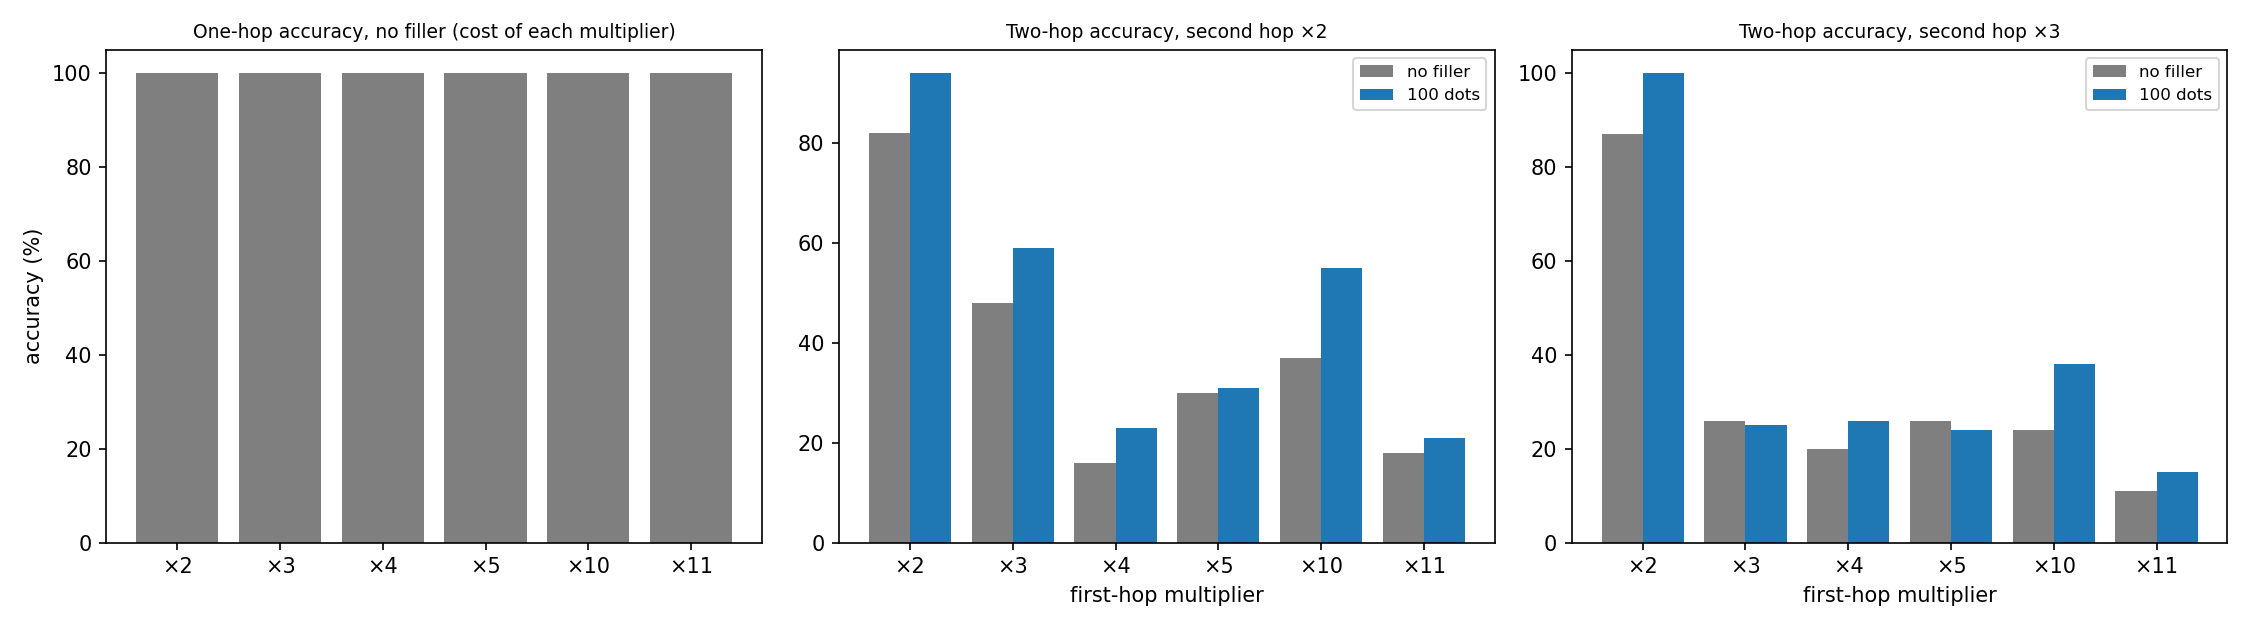

Python code for this plot:
"""Follow-up: does the cost of the first hop, measured on its own, predict whether filler helps?

Run: python scripts/followup_hopcost.py
Design and pre-registered criteria: notes/followup.md ("Hop-cost experiment").
1. one-hop items (c*x +/- k of a literal), c in {2,3,4,5,10,11}, no filler  -> cost per multiplier
2. two-hop items, c1 in {2,3,4,5,10,11} x c2 in {2,3}, no filler vs 100 dots
3. symbolic wording ("3·zab + 14"), c1 in {2,3,4,10} x c2 in {2,3}, plus one-hop symbolic
Greedy, 10-shot, V4 Flash. Writes data/tasks/hopcost_items.jsonl, data/results/followup_hopcost.jsonl /
.json and scripts/followup_hopcost.png.
"""
import json
import random
import sys
from pathlib import Path

import matplotlib
matplotlib.use("Agg")
import matplotlib.pyplot as plt
import numpy as np
import pandas as pd
from scipy.stats import spearmanr

ROOT = Path(__file__).resolve().parents[1]
sys.path.insert(0, str(Path(__file__).parent))
sys.path.insert(0, str(ROOT / "vendor/filler-token-reasoning/scripts"))
import api
from data.generate_varbind_dataset import load_real_words, make_fake_term
from prompts import SYSTEM, make_filler, parse_answer, user_turn

SEED = 20261004
WORD = {2: "twice", 3: "three times", 4: "four times", 5: "five times", 10: "ten times", 11: "eleven times"}
MULTS, MULTS_SYM, C2S = [2, 3, 4, 5, 10, 11], [2, 3, 4, 10], [2, 3]
N_FEW = 10
SYSTEM_SYM = SYSTEM.replace("(for example 'twice the number for X plus 3')", "(for example '2·X + 3')")
USD_PER_PROMPT_TOKEN = 0.14e-6
rng = random.Random(SEED)
words = load_real_words()
assert words


def expr(c, ref, op, k, wording):
    return f"{WORD[c]} the number for {ref} {op} {k}" if wording == "words" else f"{c}·{ref} {'+' if op == 'plus' else '-'} {k}"


def derive(c, v):
    """Pick op and constant so that c*v +/- k is non-negative."""
    while True:
        op, k = rng.choice(["plus", "minus"]), rng.randint(1, 50)
        val = c * v + k if op == "plus" else c * v - k
        if val >= 0:
            return op, k, val


def make_item(hops, c1, c2, mults, wording):
    """5 variables: x literal, (two-hop: y derived from x), distractors; random topological order."""
    names, terms = set(), []
    new = lambda: (lambda t: (names.add(t), t)[1])(make_fake_term(words, rng, names))
    x = {"name": new(), "value": rng.randint(10, 99), "def": None, "dep": None}
    x["def"] = x["value"]
    terms.append(x)
    if hops == 2:
        op1, k1, yv = derive(c1, x["value"])
        y = {"name": new(), "value": yv, "def": expr(c1, x["name"], op1, k1, wording), "dep": x["name"]}
        terms.append(y)
    while len(terms) < 5:
        if rng.random() < 0.4:
            v = rng.randint(10, 99)
            terms.append({"name": new(), "value": v, "def": v, "dep": None})
        else:
            ref, c = rng.choice(terms), rng.choice(mults)
            op, k, v = derive(c, ref["value"])
            terms.append({"name": new(), "value": v, "def": expr(c, ref["name"], op, k, wording), "dep": ref["name"]})
    target = terms[1] if hops == 2 else x
    cq = c2 if hops == 2 else c1
    opq, kq, ans = derive(cq, target["value"])
    q = f"What is {expr(cq, target['name'], opq, kq, wording)}?"
    order, done = [], set()
    while len(order) < len(terms):  # random order with every reference defined first
        t = rng.choice([t for t in terms if t["name"] not in done and (t["dep"] is None or t["dep"] in done)])
        order.append(t)
        done.add(t["name"])
    return {"definitions": [[t["name"], t["def"]] for t in order], "question": q, "answer": ans, "hops": hops,
            "c1": c1, "c2": c2 if hops == 2 else None, "wording": wording, "x": x["value"], "y": terms[1]["value"] if hops == 2 else None}


# variant -> (hops, multipliers, wording, items per cell)
VARIANTS = {"one-hop, words": (1, MULTS, "words", 100), "two-hop, words": (2, MULTS, "words", 100),
            "one-hop, symbolic": (1, MULTS_SYM, "symbolic", 50), "two-hop, symbolic": (2, MULTS_SYM, "symbolic", 50)}
items, few = [], {}
for vname, (hops, mults, wording, n) in VARIANTS.items():
    few[vname] = [make_item(hops, rng.choice(mults), rng.choice(C2S), mults, wording) for _ in range(N_FEW)]
    for c1 in mults:
        for c2 in (C2S if hops == 2 else [None]):
            for _ in range(n):
                items.append({"id": len(items), "variant": vname, **make_item(hops, c1, c2, mults, wording)})
with open(ROOT / "data/tasks/hopcost_items.jsonl", "w") as f:
    f.writelines(json.dumps(it, ensure_ascii=False) + "\n" for it in items)
json.dump(few, open(ROOT / "data/tasks/hopcost_fewshot.json", "w"), ensure_ascii=False, indent=1)


def messages(it, k):
    filler = make_filler("dots", k)
    msgs = [{"role": "system", "content": SYSTEM if it["wording"] == "words" else SYSTEM_SYM}]
    for fs in few[it["variant"]]:
        msgs.append({"role": "user", "content": user_turn(fs, filler)})
        msgs.append({"role": "assistant", "content": str(fs["answer"])})
    msgs.append({"role": "user", "content": user_turn(it, filler)})
    return msgs


reqs, meta = [], []
for it in items:
    for k in ([0, 100] if it["hops"] == 2 else [0]):
        reqs.append({"messages": messages(it, k)})
        meta.append((it, k))
projected = sum(len(json.dumps(r["messages"])) / 2.5 for r in reqs) * USD_PER_PROMPT_TOKEN
print(f"{len(items)} items, {len(reqs)} calls, projected <= ${projected:.2f}", flush=True)
resps = api.chat_many(reqs, temperature=0.0, max_tokens=10, tag="followup_hopcost", projected_usd=projected)

rows = []
with open(ROOT / "data/results/followup_hopcost.jsonl", "w") as f:
    for (it, k), r in zip(meta, resps):
        text = api.text_of(r)
        ans = parse_answer(text)
        assert not api.has_reasoning(r)
        row = {"id": it["id"], "variant": it["variant"], "c1": it["c1"], "c2": it["c2"], "k": k, "response": text, "parsed": ans,
               "answer": it["answer"], "correct": ans == it["answer"]}
        rows.append(row)
        f.write(json.dumps({**row, "temperature": 0.0, "max_tokens": 10, "usage": r["usage"]}, ensure_ascii=False) + "\n")
df = pd.DataFrame(rows)
out = {"parse_rate": df.groupby("variant").parsed.apply(lambda s: float(s.notna().mean())).to_dict()}
print("parse rate by variant:", {k: round(v, 3) for k, v in out["parse_rate"].items()})
se = lambda p, n: (p * (1 - p) / n) ** 0.5

# ---- 1. one-hop cost ----
print("\n=== 1. one-hop accuracy without filler (the cost measure) ===")
one = {}
for wording in ["words", "symbolic"]:
    d = df[df.variant == f"one-hop, {wording}"]
    one[wording] = d.groupby("c1").correct.mean()
    print(f"{wording}: " + " | ".join(f"x{c}: {a:.0%}" for c, a in one[wording].items()) + f"   (n = {int(d.groupby('c1').size().iloc[0])} each)")
out["one_hop_accuracy"] = {w: {int(c): float(a) for c, a in s.items()} for w, s in one.items()}

# ---- 2. two-hop by cell ----
out["two_hop"], out["criteria"] = {}, {}
fixes = {}
for wording in ["words", "symbolic"]:
    d = df[df.variant == f"two-hop, {wording}"]
    acc = d.pivot_table(index=["c1", "c2"], columns="k", values="correct", aggfunc="mean")
    n = int(d[d.k == 0].groupby(["c1", "c2"]).size().iloc[0])
    acc["fixability"] = 1 - (1 - acc[100]) / (1 - acc[0]).clip(lower=1e-9)
    acc["one-hop acc"] = [one[wording][c1] for c1, _ in acc.index]
    fixes[wording] = acc
    print(f"\n=== 2. two-hop, {wording} wording ({n} items per cell): accuracy without filler -> with 100 dots ===")
    for (c1, c2), r in acc.iterrows():
        print(f"  c1 = {c1:2d}, c2 = {c2}: {r[0]:.0%} -> {r[100]:.0%} ({100 * (r[100] - r[0]):+.0f} pts) | share of errors removed {r['fixability']:+.0%} | one-hop x{c1}: {r['one-hop acc']:.0%}")
    out["two_hop"][wording] = {f"c1={c1},c2={c2}": {"k0": float(r[0]), "k100": float(r[100]), "fixability": float(r["fixability"]), "n": n} for (c1, c2), r in acc.iterrows()}
    by_c1 = d.pivot_table(index="c1", columns="k", values="correct", aggfunc="mean")
    print("  averaged over c2: " + " | ".join(f"x{c}: {r[0]:.0%} -> {r[100]:.0%}" for c, r in by_c1.iterrows()))
    out["two_hop"][wording]["by_c1"] = {int(c): {"k0": float(r[0]), "k100": float(r[100])} for c, r in by_c1.iterrows()}

# ---- criteria ----
acc = fixes["words"]
print("\n=== pre-registered criteria ===")
for c2 in C2S:
    s = acc.xs(c2, level="c2")
    r_fix = spearmanr(1 - s["one-hop acc"], s["fixability"])[0]
    r_base = spearmanr(1 - s["one-hop acc"], 1 - s[0])[0]
    out["criteria"][f"c2={c2}"] = {"spearman_cost_vs_fixability": float(r_fix), "spearman_cost_vs_baseline_error": float(r_base)}
    print(f"c2 = {c2}: Spearman(one-hop error, fixability) = {r_fix:+.2f} | Spearman(one-hop error, two-hop no-filler error) = {r_base:+.2f}")
rf = [out["criteria"][f"c2={c}"]["spearman_cost_vs_fixability"] for c in C2S]
rb = [out["criteria"][f"c2={c}"]["spearman_cost_vs_baseline_error"] for c in C2S]
out["criteria"]["cost_predicts_fixability"] = "supported" if max(rf) <= -0.8 else "not supported" if max(rf) > -0.5 else "in between"
out["criteria"]["cost_predicts_baseline"] = "supported" if min(rb) >= 0.8 else "not supported"
b = lambda w, c: out["two_hop"][w]["by_c1"][c]["k0"]
gap_words, gap_sym = b("words", 2) - b("words", 3), b("symbolic", 2) - b("symbolic", 3)
out["criteria"]["wording"] = {"gap_words_pts": 100 * gap_words, "gap_symbolic_pts": 100 * gap_sym,
                              "verdict": "lexical" if abs(gap_sym) <= 0.15 else "arithmetic" if gap_sym >= 0.30 else "in between"}
d4, d10 = b("words", 2) - b("words", 4), b("words", 2) - b("words", 10)
out["criteria"]["parity"] = {"x2_minus_x4_pts": 100 * d4, "x2_minus_x10_pts": 100 * d10,
                             "verdict": "parity" if abs(d4) <= 0.15 and abs(d10) <= 0.15 else "cost" if d4 >= 0.15 and d10 <= 0 else "neither criterion met"}
print("cost predicts fixability:", out["criteria"]["cost_predicts_fixability"], "| cost predicts baseline:", out["criteria"]["cost_predicts_baseline"])
print(f"wording: twice-vs-three-times gap {100 * gap_words:+.0f} pts in words, {100 * gap_sym:+.0f} pts symbolic -> {out['criteria']['wording']['verdict']}")
print(f"parity: x2 minus x4 = {100 * d4:+.0f} pts, x2 minus x10 = {100 * d10:+.0f} pts (no filler, words) -> {out['criteria']['parity']['verdict']}")
json.dump(out, open(ROOT / "data/results/followup_hopcost.json", "w"), indent=1)

fig, axes = plt.subplots(1, 3, figsize=(15, 4.2))
x = np.arange(len(MULTS))
axes[0].bar(x, [100 * one["words"][c] for c in MULTS], color="C7")
axes[0].set_xticks(x)
axes[0].set_xticklabels([f"×{c}" for c in MULTS])
axes[0].set_ylabel("accuracy (%)")
axes[0].set_title("One-hop accuracy, no filler (cost of each multiplier)", fontsize=9)
for ax, c2 in zip(axes[1:], C2S):
    s = acc.xs(c2, level="c2")
    ax.bar(x - 0.2, 100 * s[0], 0.4, color="C7", label="no filler")
    ax.bar(x + 0.2, 100 * s[100], 0.4, color="C0", label="100 dots")
    ax.set_xticks(x)
    ax.set_xticklabels([f"×{c}" for c in MULTS])
    ax.set_xlabel("first-hop multiplier")
    ax.set_title(f"Two-hop accuracy, second hop ×{c2}", fontsize=9)
    ax.legend(fontsize=8)
fig.tight_layout()
fig.savefig(Path(__file__).parent / "followup_hopcost.png", dpi=150)
print(f"\ntotal spend ${api.total_spend():.4f}")
